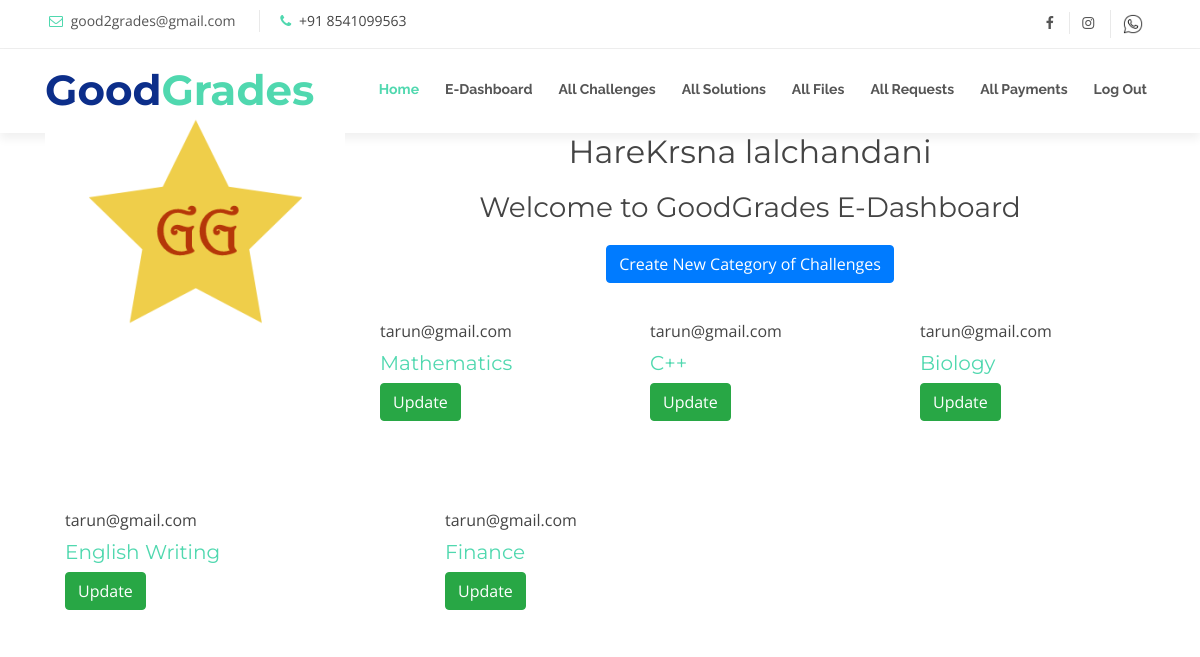
/edashboard (signed in), run on the app's committed database.
### halls/models.py (models this page shows, shortened)
class CustomUser(AbstractUser) :
    is_tutor = models.BooleanField(default=False)
    is_employee = models.BooleanField(default=False)
    USERNAME_FIELD = 'email'
    email = models.EmailField(max_length=254, unique=True)
    REQUIRED_FIELDS = ['username','is_tutor','is_employee']
    def get_username(self):
        return self.email

class Hall(models.Model):
    User = settings.AUTH_USER_MODEL
    title = models.CharField(max_length=255)
    body = models.TextField()
    image = models.ImageField(upload_to='images/')
    user = models.ForeignKey(User, on_delete = models.CASCADE)

### halls/views.py (the view)
# urls.py: path('edashboard',views.edashboard, name='edashboard'),
@login_required
@employee_required
def edashboard(request):
    halls = Hall.objects.all() #afterwards for user to filter challenges use halls = Hall.objects.filter(user=request,user)
    return render(request, 'halls/edashboard.html',{'halls':halls})

### halls/templates/halls/edashboard.html
{% extends 'halls/base.html' %}
{% block content %}
<div class = "container" >
  <div class="text-center">
    <h2 class='text-center'>HareKrsna {{ user.username }}</h2>
    <h3>Welcome to GoodGrades E-Dashboard</h3>
    <a href="{% url 'create_hall'%}" class ='btn btn-primary' ">Create New Category of Challenges</a>
  </div>
  <div class="row">
 {% for hall in halls %}
     <div class="col-lg-4 col-sm-6 mb-4" style="margin-top: 2%">
         <div class="card shadow border-0 h-100">
             <div class="card-body">
               {{hall.user}}
                 <h5 class="my-2"><a href="{% url 'seechallenges' hall.id %}">{{ hall.title }}</a></h5>
                 <a href="{% url 'update_hall' hall.id %}" class ='btn btn-success' ">Update</a>
                 <br/>
             </div>
         </div>
     </div>
{% if forloop.counter|divisibleby:3 %}
</div>
<div class="row">
{% endif %}
 {% endfor %}
</div>
</div>
{% endblock %}

### static/halls/css/style.css (style rules this page uses)
body { background: #fff; color: #444; font-family: "Open Sans", sans-serif; }
a { color: #50d8af; transition: 0.5s; }
h1, h2, h3, h4, h5, h6 { font-family: "Montserrat", sans-serif; font-weight: 400; margin: 0 0 20px 0; padding: 0; }

### data on the page
CustomUser: username "lalchandani"
Hall: user "tarun@gmail.com", title "Mathematics"
Hall: user "tarun@gmail.com", title "C++"
Hall: user "tarun@gmail.com", title "Biology"
Hall: user "tarun@gmail.com", title "English Writing"
Hall: user "tarun@gmail.com", title "Finance"
